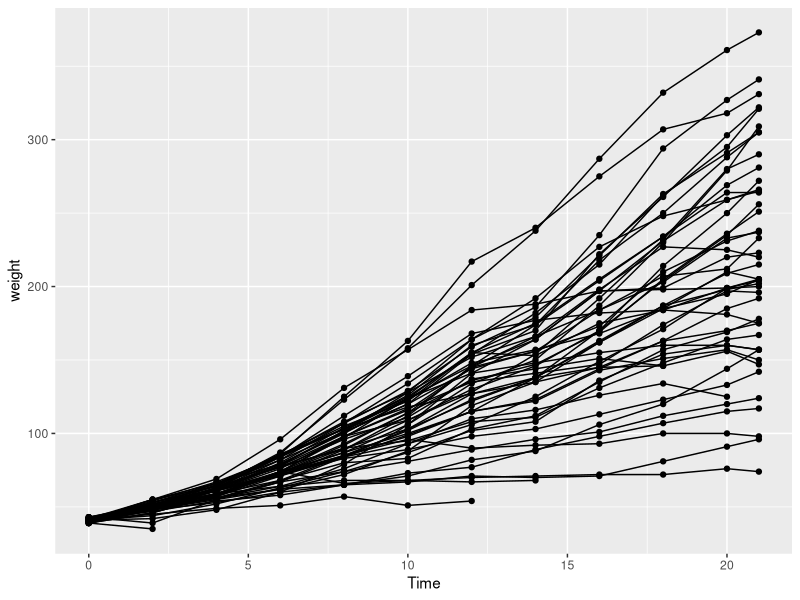
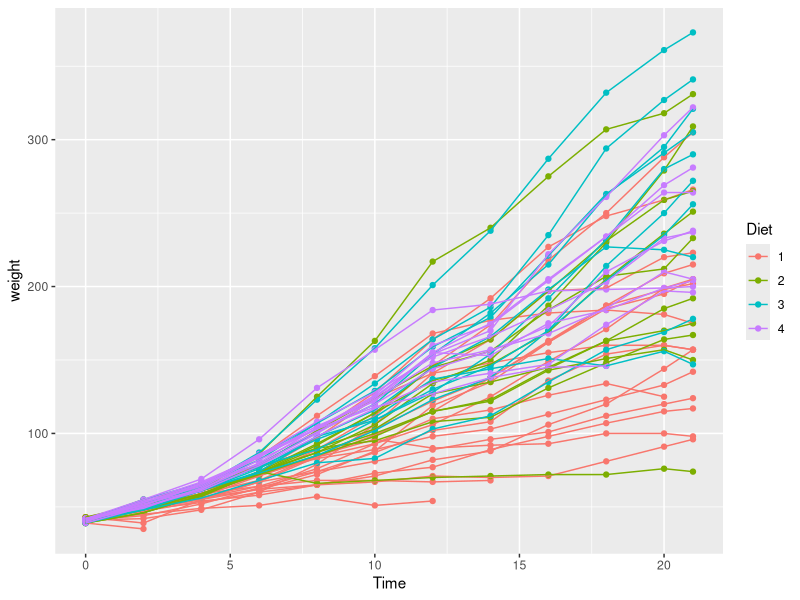
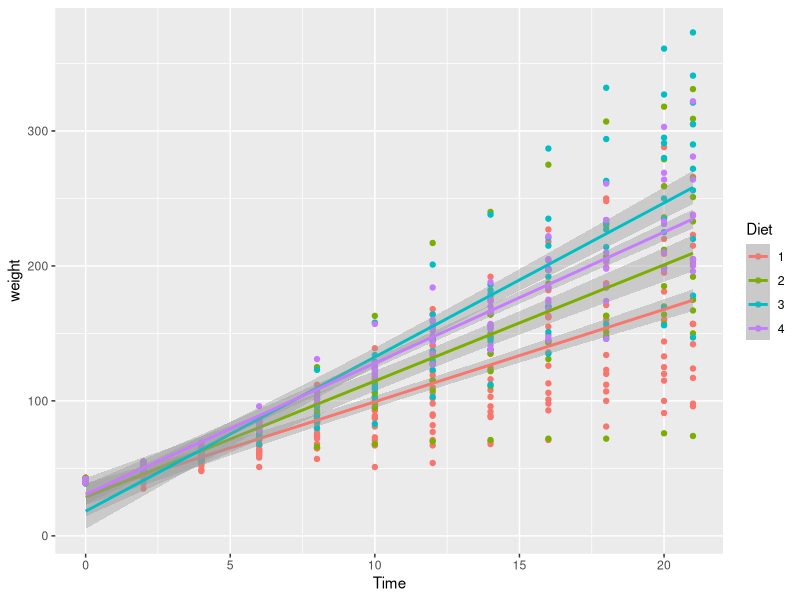
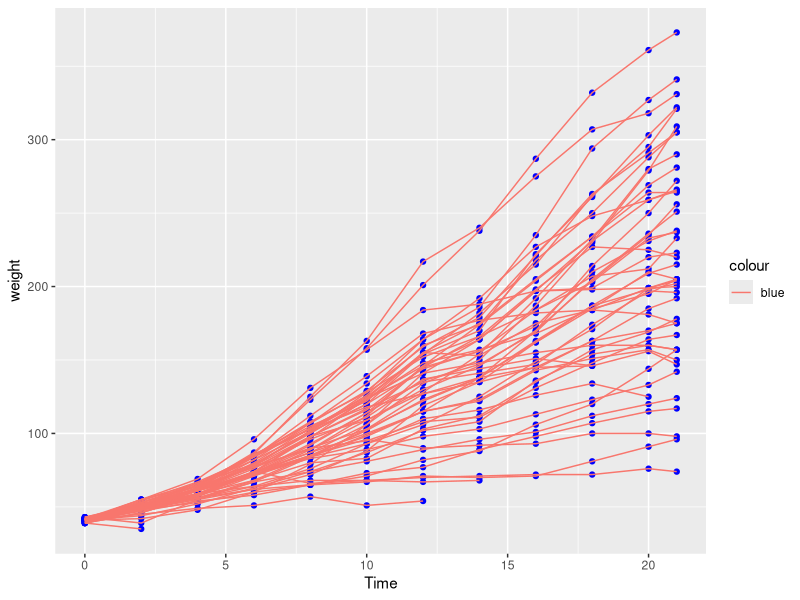
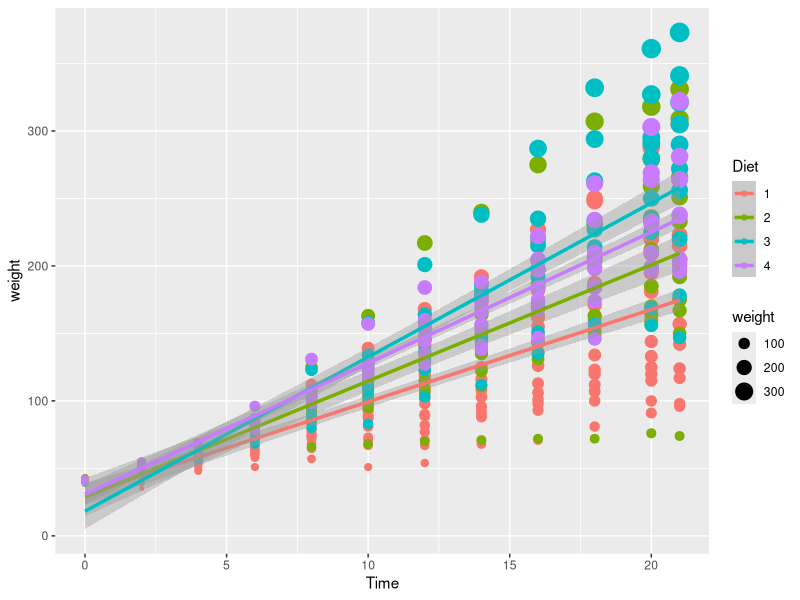
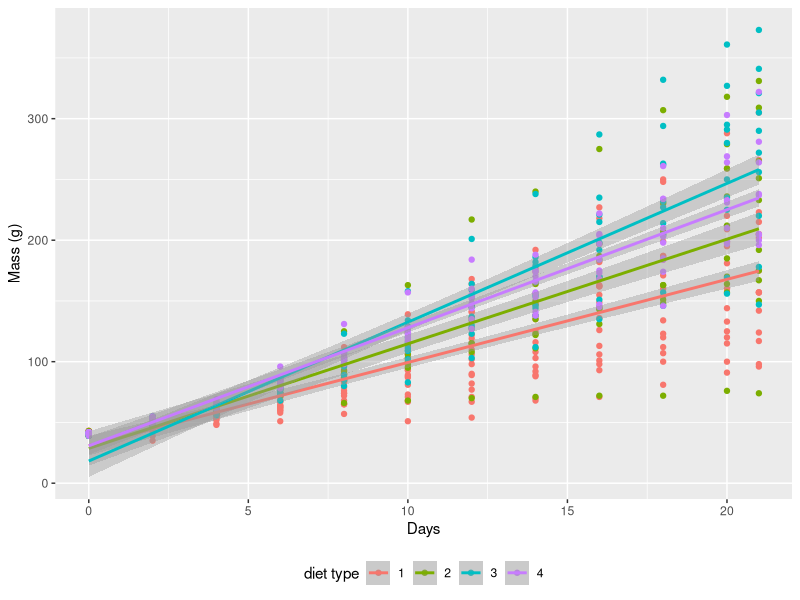

The R script that drew these images, in order:
## ---- chunk 1
knitr::opts_chunk$set(
  comment = "R>", 
  warning = FALSE, 
  message = FALSE
)
## ---- chunk 2
# Load libraries
library(tidyverse)

# Load data
ChickWeight <- datasets::ChickWeight

# Create a basic figure
ggplot(data = ChickWeight, aes(x = Time, y = weight)) +
  geom_point() +
  geom_line(aes(group = Chick))
## ---- chunk 3
ggplot(data = ChickWeight, aes(x = Time, y = weight, colour = Diet)) +
  geom_point() +
  geom_line(aes(group = Chick))
## ---- chunk 4
ggplot(data = ChickWeight, aes(x = Time, y = weight, colour = Diet)) +
  geom_point() +
  geom_smooth(method = "lm")
## ---- chunk 5
ggplot(data = ChickWeight, aes(x = Time, y = weight)) +
  geom_point(colour = "blue") +
  geom_line(aes(group = Chick, colour = "blue"))
## ---- chunk 6
ggplot(data = ChickWeight, aes(x = Time, y = weight, colour = Diet)) +
  geom_point(aes(size = weight)) +
  geom_smooth(method = "lm", size = 1.2)
## ---- chunk 7
ggplot(data = ChickWeight, aes(x = Time, y = weight, colour = Diet)) +
  geom_point() +
  geom_smooth(method = "lm") +
  labs(x = "Days", y = "Mass (g)", colour = "diet type") + # Change the labels
  theme(legend.position = "bottom") # Change the legend position
